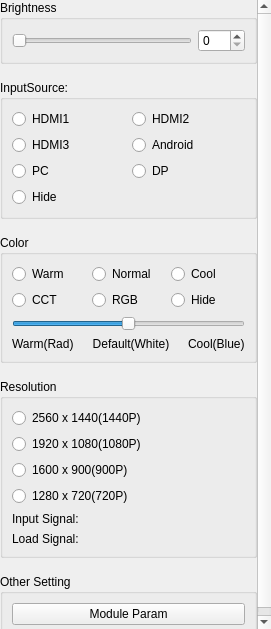
<?xml version="1.0" encoding="UTF-8"?>
<ui version="4.0">
 <class>mcScreen</class>
 <widget class="QWidget" name="mcScreen">
  <property name="geometry">
   <rect>
    <x>0</x>
    <y>0</y>
    <width>271</width>
    <height>629</height>
   </rect>
  </property>
  <property name="windowTitle">
   <string>Form</string>
  </property>
  <layout class="QVBoxLayout" name="verticalLayout">
   <property name="leftMargin">
    <number>0</number>
   </property>
   <property name="topMargin">
    <number>0</number>
   </property>
   <property name="rightMargin">
    <number>0</number>
   </property>
   <property name="bottomMargin">
    <number>0</number>
   </property>
   <item>
    <widget class="QScrollArea" name="scrollArea">
     <property name="styleSheet">
      <string notr="true"/>
     </property>
     <property name="frameShape">
      <enum>QFrame::NoFrame</enum>
     </property>
     <property name="widgetResizable">
      <bool>true</bool>
     </property>
     <widget class="QWidget" name="scrollAreaWidgetContents">
      <property name="geometry">
       <rect>
        <x>0</x>
        <y>0</y>
        <width>271</width>
        <height>629</height>
       </rect>
      </property>
      <layout class="QVBoxLayout" name="verticalLayout_4" stretch="0,0,0,0,0,0">
       <property name="spacing">
        <number>16</number>
       </property>
       <property name="leftMargin">
        <number>0</number>
       </property>
       <property name="topMargin">
        <number>0</number>
       </property>
       <property name="rightMargin">
        <number>0</number>
       </property>
       <property name="bottomMargin">
        <number>0</number>
       </property>
       <item>
        <widget class="QGroupBox" name="groupBoxBrightness">
         <property name="styleSheet">
          <string notr="true"/>
         </property>
         <property name="title">
          <string>Brightness</string>
         </property>
         <layout class="QHBoxLayout" name="horizontalLayout_6">
          <item>
           <widget class="QSlider" name="hSliderBrightness">
            <property name="sizePolicy">
             <sizepolicy hsizetype="Expanding" vsizetype="Preferred">
              <horstretch>0</horstretch>
              <verstretch>0</verstretch>
             </sizepolicy>
            </property>
            <property name="styleSheet">
             <string notr="true"/>
            </property>
            <property name="maximum">
             <number>100</number>
            </property>
            <property name="orientation">
             <enum>Qt::Horizontal</enum>
            </property>
            <property name="invertedAppearance">
             <bool>false</bool>
            </property>
            <property name="invertedControls">
             <bool>false</bool>
            </property>
            <property name="tickPosition">
             <enum>QSlider::NoTicks</enum>
            </property>
            <property name="tickInterval">
             <number>10</number>
            </property>
           </widget>
          </item>
          <item>
           <widget class="QSpinBox" name="spinBoxBrightness">
            <property name="sizePolicy">
             <sizepolicy hsizetype="Preferred" vsizetype="Fixed">
              <horstretch>0</horstretch>
              <verstretch>0</verstretch>
             </sizepolicy>
            </property>
            <property name="styleSheet">
             <string notr="true"/>
            </property>
            <property name="maximum">
             <number>100</number>
            </property>
           </widget>
          </item>
         </layout>
        </widget>
       </item>
       <item>
        <widget class="QGroupBox" name="groupBoxVideoSet">
         <property name="styleSheet">
          <string notr="true"/>
         </property>
         <property name="title">
          <string>InputSource:</string>
         </property>
         <layout class="QGridLayout" name="gridLayout_2">
          <item row="3" column="0">
           <widget class="QRadioButton" name="radioBtnHide">
            <property name="text">
             <string>Hide</string>
            </property>
           </widget>
          </item>
          <item row="1" column="1">
           <widget class="QRadioButton" name="radioBtnAndroid">
            <property name="text">
             <string>Android</string>
            </property>
           </widget>
          </item>
          <item row="0" column="1">
           <widget class="QRadioButton" name="radioBtnHDMI2">
            <property name="text">
             <string>HDMI2</string>
            </property>
           </widget>
          </item>
          <item row="1" column="0">
           <widget class="QRadioButton" name="radioBtnHDMI3">
            <property name="text">
             <string>HDMI3</string>
            </property>
           </widget>
          </item>
          <item row="2" column="0">
           <widget class="QRadioButton" name="radioBtnPC">
            <property name="text">
             <string>PC</string>
            </property>
           </widget>
          </item>
          <item row="0" column="0">
           <widget class="QRadioButton" name="radioBtnHDMI1">
            <property name="text">
             <string>HDMI1</string>
            </property>
           </widget>
          </item>
          <item row="2" column="1">
           <widget class="QRadioButton" name="radioBtnDP">
            <property name="text">
             <string>DP</string>
            </property>
           </widget>
          </item>
         </layout>
        </widget>
       </item>
       <item>
        <widget class="QGroupBox" name="groupBoxColor">
         <property name="styleSheet">
          <string notr="true"/>
         </property>
         <property name="title">
          <string>Color</string>
         </property>
         <layout class="QGridLayout" name="gridLayout_3">
          <item row="0" column="0">
           <widget class="QRadioButton" name="radioBtnWarm">
            <property name="sizePolicy">
             <sizepolicy hsizetype="Minimum" vsizetype="Preferred">
              <horstretch>0</horstretch>
              <verstretch>0</verstretch>
             </sizepolicy>
            </property>
            <property name="text">
             <string>Warm</string>
            </property>
           </widget>
          </item>
          <item row="0" column="2">
           <widget class="QRadioButton" name="radioBtnCool">
            <property name="sizePolicy">
             <sizepolicy hsizetype="Minimum" vsizetype="Preferred">
              <horstretch>0</horstretch>
              <verstretch>0</verstretch>
             </sizepolicy>
            </property>
            <property name="text">
             <string>Cool</string>
            </property>
           </widget>
          </item>
          <item row="0" column="1">
           <widget class="QRadioButton" name="radioBtnNormal">
            <property name="sizePolicy">
             <sizepolicy hsizetype="Minimum" vsizetype="Preferred">
              <horstretch>0</horstretch>
              <verstretch>0</verstretch>
             </sizepolicy>
            </property>
            <property name="text">
             <string>Normal</string>
            </property>
           </widget>
          </item>
          <item row="1" column="2">
           <widget class="QRadioButton" name="radioButtonHide2">
            <property name="text">
             <string>Hide</string>
            </property>
           </widget>
          </item>
          <item row="1" column="1">
           <widget class="QRadioButton" name="radioBtnRGB">
            <property name="sizePolicy">
             <sizepolicy hsizetype="Minimum" vsizetype="Preferred">
              <horstretch>0</horstretch>
              <verstretch>0</verstretch>
             </sizepolicy>
            </property>
            <property name="text">
             <string>RGB</string>
            </property>
           </widget>
          </item>
          <item row="1" column="0">
           <widget class="QRadioButton" name="radioBtnCCT">
            <property name="sizePolicy">
             <sizepolicy hsizetype="Minimum" vsizetype="Preferred">
              <horstretch>0</horstretch>
              <verstretch>0</verstretch>
             </sizepolicy>
            </property>
            <property name="text">
             <string>CCT</string>
            </property>
           </widget>
          </item>
          <item row="2" column="0" colspan="3">
           <widget class="QSlider" name="hSliderColorTemp">
            <property name="sizePolicy">
             <sizepolicy hsizetype="Expanding" vsizetype="Preferred">
              <horstretch>0</horstretch>
              <verstretch>0</verstretch>
             </sizepolicy>
            </property>
            <property name="focusPolicy">
             <enum>Qt::StrongFocus</enum>
            </property>
            <property name="styleSheet">
             <string notr="true"/>
            </property>
            <property name="maximum">
             <number>100</number>
            </property>
            <property name="value">
             <number>50</number>
            </property>
            <property name="orientation">
             <enum>Qt::Horizontal</enum>
            </property>
            <property name="invertedAppearance">
             <bool>false</bool>
            </property>
            <property name="invertedControls">
             <bool>false</bool>
            </property>
            <property name="tickPosition">
             <enum>QSlider::NoTicks</enum>
            </property>
            <property name="tickInterval">
             <number>50</number>
            </property>
           </widget>
          </item>
          <item row="3" column="0" colspan="3">
           <layout class="QHBoxLayout" name="horizontalLayout_9" stretch="0,1,0">
            <item>
             <widget class="QLabel" name="labelWarm">
              <property name="text">
               <string>Warm(Rad)</string>
              </property>
             </widget>
            </item>
            <item>
             <widget class="QLabel" name="labelDefault">
              <property name="layoutDirection">
               <enum>Qt::LeftToRight</enum>
              </property>
              <property name="text">
               <string>Default(White)</string>
              </property>
              <property name="alignment">
               <set>Qt::AlignCenter</set>
              </property>
             </widget>
            </item>
            <item>
             <widget class="QLabel" name="labelCool">
              <property name="text">
               <string>Cool(Blue)</string>
              </property>
             </widget>
            </item>
           </layout>
          </item>
         </layout>
        </widget>
       </item>
       <item>
        <widget class="QGroupBox" name="groupBox">
         <property name="title">
          <string>Resolution</string>
         </property>
         <layout class="QGridLayout" name="gridLayout" columnstretch="0,1">
          <item row="4" column="1">
           <widget class="QLabel" name="labelInputSignalDisplay">
            <property name="text">
             <string/>
            </property>
           </widget>
          </item>
          <item row="5" column="1">
           <widget class="QLabel" name="labelLoadSignalDisplay">
            <property name="text">
             <string/>
            </property>
           </widget>
          </item>
          <item row="4" column="0">
           <widget class="QLabel" name="labelInputSignal">
            <property name="text">
             <string>Input Signal:</string>
            </property>
           </widget>
          </item>
          <item row="5" column="0">
           <widget class="QLabel" name="labelLoadSignal">
            <property name="text">
             <string>Load Signal:</string>
            </property>
           </widget>
          </item>
          <item row="0" column="0" colspan="2">
           <widget class="QRadioButton" name="radioButton">
            <property name="text">
             <string>2560 x 1440(1440P)</string>
            </property>
           </widget>
          </item>
          <item row="1" column="0" colspan="2">
           <widget class="QRadioButton" name="radioButton_2">
            <property name="text">
             <string>1920 x 1080(1080P)</string>
            </property>
           </widget>
          </item>
          <item row="2" column="0" colspan="2">
           <widget class="QRadioButton" name="radioButton_3">
            <property name="text">
             <string>1600 x 900(900P)</string>
            </property>
           </widget>
          </item>
          <item row="3" column="0" colspan="2">
           <widget class="QRadioButton" name="radioButton_4">
            <property name="text">
             <string>1280 x 720(720P)</string>
            </property>
           </widget>
          </item>
         </layout>
        </widget>
       </item>
       <item>
        <widget class="QGroupBox" name="groupBoxOtherSet">
         <property name="styleSheet">
          <string notr="true"/>
         </property>
         <property name="title">
          <string>Other Setting</string>
         </property>
         <layout class="QHBoxLayout" name="horizontalLayout_4">
          <item>
           <widget class="QPushButton" name="btnModuleParam">
            <property name="sizePolicy">
             <sizepolicy hsizetype="Preferred" vsizetype="Fixed">
              <horstretch>0</horstretch>
              <verstretch>0</verstretch>
             </sizepolicy>
            </property>
            <property name="text">
             <string>Module Param</string>
            </property>
           </widget>
          </item>
         </layout>
        </widget>
       </item>
       <item>
        <spacer name="verticalSpacer">
         <property name="orientation">
          <enum>Qt::Vertical</enum>
         </property>
         <property name="sizeHint" stdset="0">
          <size>
           <width>20</width>
           <height>40</height>
          </size>
         </property>
        </spacer>
       </item>
      </layout>
     </widget>
    </widget>
   </item>
  </layout>
 </widget>
 <tabstops>
  <tabstop>scrollArea</tabstop>
  <tabstop>hSliderBrightness</tabstop>
  <tabstop>spinBoxBrightness</tabstop>
  <tabstop>radioBtnHDMI1</tabstop>
  <tabstop>radioBtnHDMI2</tabstop>
  <tabstop>radioBtnHDMI3</tabstop>
  <tabstop>radioBtnAndroid</tabstop>
  <tabstop>radioBtnPC</tabstop>
  <tabstop>radioBtnDP</tabstop>
  <tabstop>radioBtnWarm</tabstop>
  <tabstop>radioBtnNormal</tabstop>
  <tabstop>radioBtnCool</tabstop>
  <tabstop>radioBtnCCT</tabstop>
  <tabstop>radioBtnRGB</tabstop>
  <tabstop>hSliderColorTemp</tabstop>
  <tabstop>radioButton</tabstop>
  <tabstop>radioButton_2</tabstop>
  <tabstop>radioButton_3</tabstop>
  <tabstop>radioButton_4</tabstop>
  <tabstop>btnModuleParam</tabstop>
  <tabstop>radioBtnHide</tabstop>
  <tabstop>radioButtonHide2</tabstop>
 </tabstops>
 <resources/>
 <connections/>
</ui>
